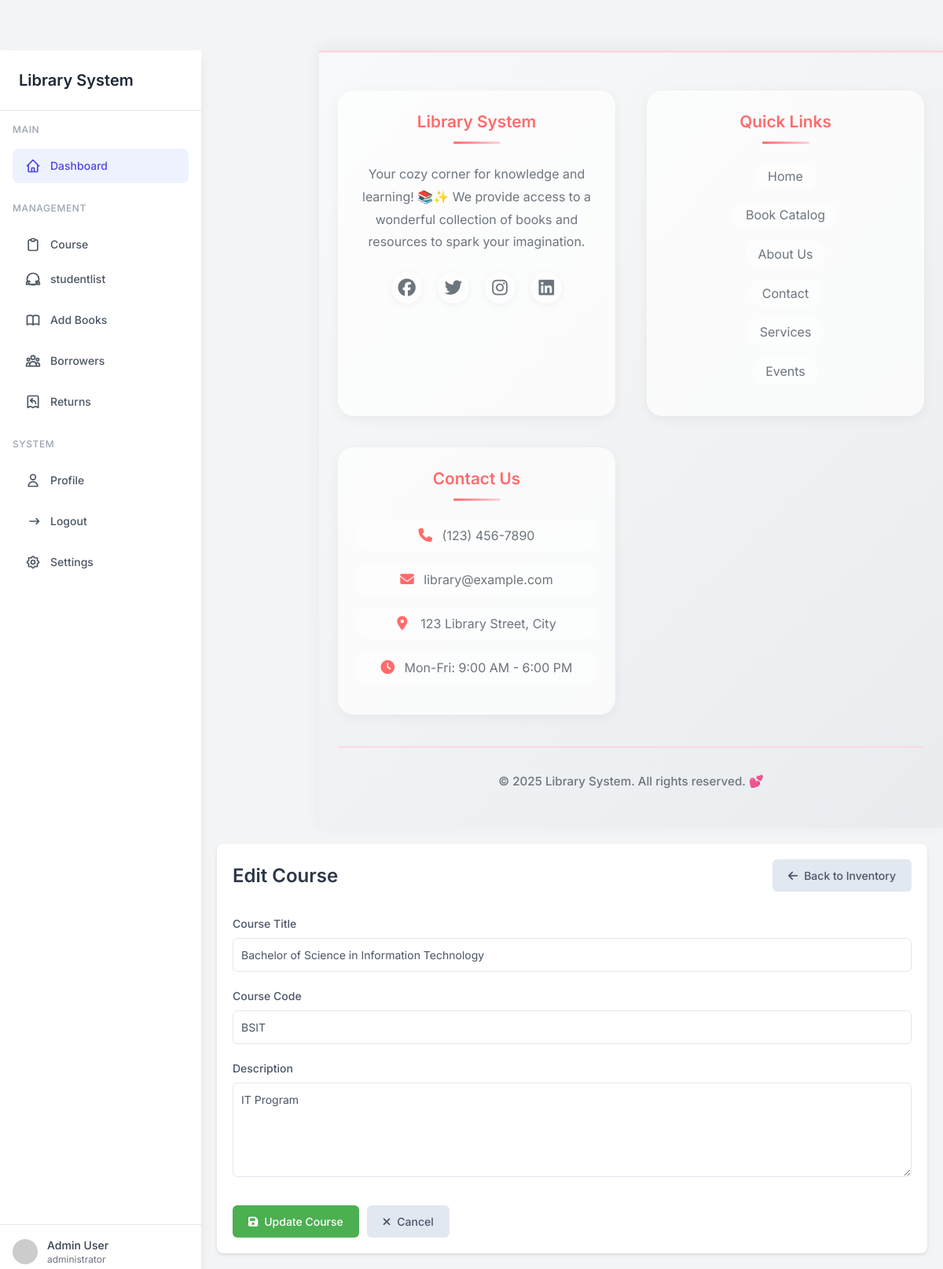
/edit_course.php?id=1 (signed in), run on the app's committed database.
### tables this page shows
CREATE TABLE tblcourse (
    course_id INT AUTO_INCREMENT PRIMARY KEY,
    course_name VARCHAR(100) NOT NULL,
    course_code VARCHAR(20) NOT NULL UNIQUE,
    description TEXT,
    created_at TIMESTAMP DEFAULT CURRENT_TIMESTAMP
);

### edit_course.php (the view, shortened to what this page needs)
<?php
require_once 'db.php';
$course_id = isset($_GET['id']) ? $_GET['id'] : die('Course ID not provided');
$sql = "SELECT * FROM tblcourse WHERE course_id = ?";
$stmt = $conn->prepare($sql);
$stmt->bind_param("i", $course_id);
$stmt->execute();
$result = $stmt->get_result();
$course = $result->fetch_assoc();
?>
<!DOCTYPE html>
<html lang="en">
<head>
    <?php include 'components/head.php'; ?>
</head>
<body class="bg-gray-100">
    <?php include 'components/sidebar.php'; ?>
    <div class="ml-64">
        <?php include 'components/top_bar.php'; ?>
        <div class="form-container">
            <div class="form-header">
                <h2>Edit Course</h2>
                <button class="btn-cancel" onclick="window.location.href='inventory.php'">
                    <i class="fas fa-arrow-left mr-2"></i>Back to Inventory
                </button>
            </div>
            <form id="editCourseForm">
                <div class="form-group">
                    <label for="course_name">Course Title</label>
                    <input type="text" id="course_name" name="course_name" class="form-control"
                           value="<?php echo htmlspecialchars($course['course_name']); ?>" required>
                </div>
                <div class="form-group">
                    <label for="course_code">Course Code</label>
                    <input type="text" id="course_code" name="course_code" class="form-control"
                           value="<?php echo htmlspecialchars($course['course_code']); ?>" required>
                </div>
                <div class="form-group">
                    <label for="description">Description</label>
                    <textarea id="description" name="description" class="form-control" required><?php echo htmlspecialchars($course['description']); ?></textarea>
                </div>
                <div class="button-group">
                    <button type="submit" class="btn-submit">
                        <i class="fas fa-save mr-2"></i>Update Course
                    </button>
                    <button type="button" class="btn-cancel" onclick="window.location.href='inventory.php'">
                        <i class="fas fa-times mr-2"></i>Cancel
                    </button>
                </div>
            </form>
        </div>
    </div>
</body>
</html>

### components/head.php (style rules this page uses)
body { font-family: 'Inter', sans-serif; background-color: #f3f4f6; }

### edit_course.php (style rules this page uses)
.form-container { padding: 20px; margin: 20px; background: white; border-radius: 8px; box-shadow: 0 2px 4px rgba(0, 0, 0, 0.1); }
.form-header { display: flex; justify-content: space-between; align-items: center; margin-bottom: 30px; }
.form-header h2 { color: #2d3748; font-size: 24px; font-weight: 600; margin: 0; }
.form-group { margin-bottom: 20px; }
.form-group label { display: block; margin-bottom: 8px; color: #4a5568; font-weight: 500; font-size: 14px; }
.form-control { width: 100%; padding: 10px; border: 1px solid #e2e8f0; border-radius: 6px; font-size: 14px; color: #4a5568; transition: border-color 0.2s; }
textarea.form-control { min-height: 120px; resize: vertical; }
.button-group { display: flex; gap: 10px; margin-top: 30px; }
.btn-submit { background-color: #4CAF50; color: white; padding: 10px 20px; border: none; border-radius: 6px; cursor: pointer; font-size: 14px; font-weight: 500; transition: background-color 0.2s; }
.btn-cancel { background-color: #e2e8f0; color: #4a5568; padding: 10px 20px; border: none; border-radius: 6px; cursor: pointer; font-size: 14px; font-weight: 500; transition: background-color 0.2s; }

### data on the page
tblcourse: course_name "Bachelor of Science in Information Technology", course_code "BSIT", description "IT Program"
